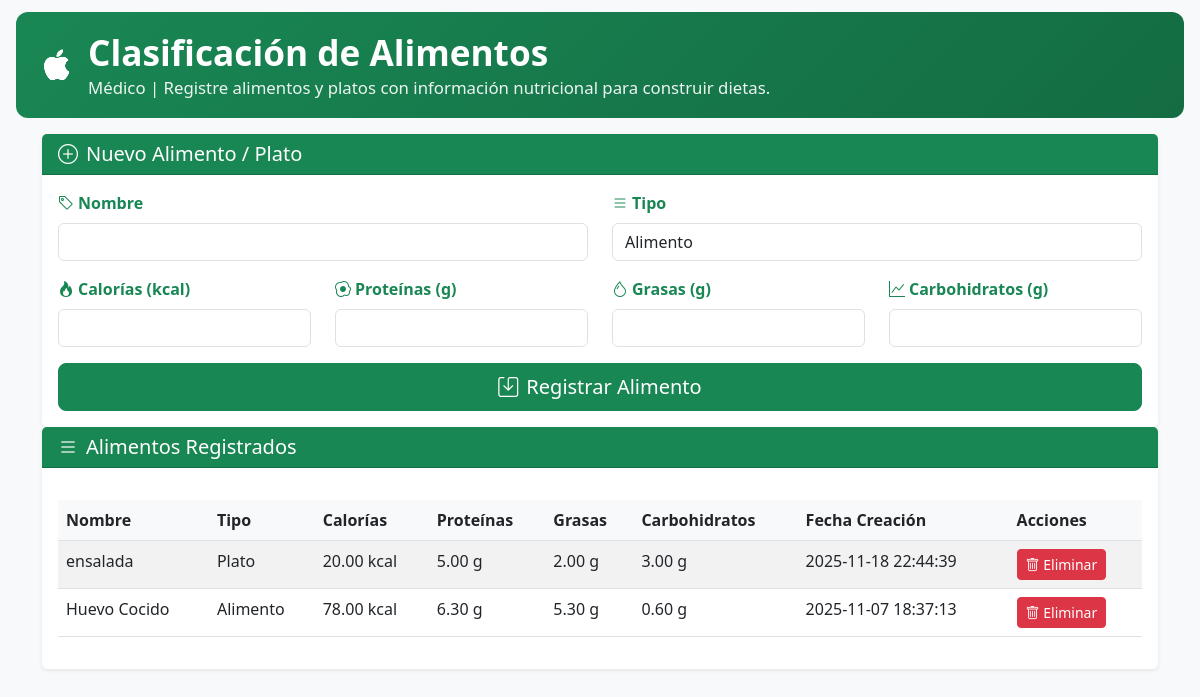
The app's page /Clasificacion_alimentos.php (signed in) with its own data.
### tables this page shows
CREATE TABLE `alimentos_nutricionales` (
  `id_alimento` int(11) NOT NULL,
  `nombre` varchar(255) NOT NULL,
  `tipo` enum('alimento','plato') NOT NULL,
  `calorias` decimal(10,2) NOT NULL,
  `proteinas` decimal(10,2) NOT NULL,
  `grasas` decimal(10,2) NOT NULL,
  `carbohidratos` decimal(10,2) NOT NULL,
  `created_by` int(11) NOT NULL,
  `fecha_creacion` datetime NOT NULL DEFAULT current_timestamp()
);

### Clasificacion_alimentos.php (the view, shortened to what this page needs)
<?php
require_once __DIR__ . '/db_connection.php';
$user_id = (int)$_SESSION['id_usuarios'];
$conexion->query("CREATE TABLE IF NOT EXISTS alimentos_nutricionales (
    id_alimento INT AUTO_INCREMENT PRIMARY KEY,
    nombre VARCHAR(255) NOT NULL,
    tipo ENUM('alimento', 'plato') NOT NULL,
    calorias DECIMAL(10,2) NOT NULL,
    proteinas DECIMAL(10,2) NOT NULL,
    grasas DECIMAL(10,2) NOT NULL,
    carbohidratos DECIMAL(10,2) NOT NULL,
    created_by INT NOT NULL,
    fecha_creacion DATETIME NOT NULL DEFAULT CURRENT_TIMESTAMP,
    INDEX idx_tipo (tipo),
    INDEX idx_created_by (created_by)
) ENGINE=InnoDB DEFAULT CHARSET=utf8mb4;");
$alimentos = [];
$sqlList = "SELECT id_alimento, nombre, tipo, calorias, proteinas, grasas, carbohidratos, fecha_creacion
            FROM alimentos_nutricionales
            WHERE created_by = ?
            ORDER BY fecha_creacion DESC";
$stmtList = $conexion->prepare($sqlList);
if ($stmtList) {
    $stmtList->bind_param('i', $user_id);
    if ($stmtList->execute()) {
        $res = $stmtList->get_result();
        while ($row = $res->fetch_assoc()) {
            $alimentos[] = $row;
        }
    }
}
?>
<!DOCTYPE html>
<html lang="es">
<head>
    <link href="https://cdn.jsdelivr.net/npm/bootstrap@5.3.0/dist/css/bootstrap.min.css" rel="stylesheet">
    <link rel="stylesheet" href="https://cdn.jsdelivr.net/npm/bootstrap-icons@1.10.0/font/bootstrap-icons.css">
</head>
<body>
    <div class="header-section d-flex align-items-center gap-3">
        <div class="medical-icon"><i class="bi bi-apple"></i></div>
        <div>
            <h1>Clasificación de Alimentos</h1>
            <p>Médico | Registre alimentos y platos con información nutricional para construir dietas.</p>
        </div>
    </div>
    <div class="container mb-5">
        <div class="card">
            <div class="card-header bg-primary text-white">
                <h5 class="card-title mb-0"><i class="bi bi-plus-circle me-2"></i>Nuevo Alimento / Plato</h5>
            </div>
            <div class="card-body">
                <form method="post">
                    <div class="row mb-3">
                        <div class="col-md-6">
                            <label for="nombre" class="form-label">
                                <i class="bi bi-tag me-1"></i>Nombre
                            </label>
                            <input type="text" class="form-control" id="nombre" name="nombre" required>
                        </div>
                        <div class="col-md-6">
                            <label for="tipo" class="form-label">
                                <i class="bi bi-list me-1"></i>Tipo
                            </label>
                            <select class="form-control" id="tipo" name="tipo" required>
                                <option value="alimento">Alimento</option>
                            </select>
                        </div>
                    </div>
                    <div class="row mb-3">
                        <div class="col-md-3">
                            <label for="calorias" class="form-label">
                                <i class="bi bi-fire me-1"></i>Calorías (kcal)
                            </label>
                            <input type="number" class="form-control" id="calorias" name="calorias" step="0.01" min="0" required>
                        </div>
                        <div class="col-md-3">
                            <label for="proteinas" class="form-label">
                                <i class="bi bi-egg-fried me-1"></i>Proteínas (g)
                            </label>
                            <input type="number" class="form-control" id="proteinas" name="proteinas" step="0.01" min="0" required>
                        </div>
                        <div class="col-md-3">
                            <label for="grasas" class="form-label">
                                <i class="bi bi-droplet me-1"></i>Grasas (g)
                            </label>
                            <input type="number" class="form-control" id="grasas" name="grasas" step="0.01" min="0" required>
                        </div>
                        <div class="col-md-3">
                            <label for="carbohidratos" class="form-label">
                                <i class="bi bi-graph-up me-1"></i>Carbohidratos (g)
                            </label>
                            <input type="number" class="form-control" id="carbohidratos" name="carbohidratos" step="0.01" min="0" required>
                        </div>
                    </div>
                    <div class="d-grid">
                        <button type="submit" class="btn btn-primary btn-lg">
                            <i class="bi bi-save me-2"></i>Registrar Alimento
                        </button>
                    </div>
                </form>
            </div>
        </div>
        <div class="card">
            <div class="card-header bg-primary text-white">
                <h5 class="card-title mb-0"><i class="bi bi-list me-2"></i>Alimentos Registrados</h5>
            </div>
            <div class="card-body">
                <?php if (empty($alimentos)): ?>
                    <p class="muted">No hay alimentos registrados aún.</p>
                <?php else: ?>
                    <div class="table-responsive">
                        <table class="table table-striped">
                            <thead>
                                <tr>
                                    <th>Nombre</th>
                                    <th>Tipo</th>
                                    <th>Calorías</th>
                                    <th>Proteínas</th>
                                    <th>Grasas</th>
                                    <th>Carbohidratos</th>
                                    <th>Fecha Creación</th>
                                    <th>Acciones</th>
                                </tr>
                            </thead>
                            <tbody>
                                <?php foreach ($alimentos as $alimento): ?>
                                    <tr>
                                        <td><?= htmlspecialchars($alimento['nombre'], ENT_QUOTES, 'UTF-8') ?></td>
                                        <td><?= htmlspecialchars(ucfirst($alimento['tipo']), ENT_QUOTES, 'UTF-8') ?></td>
                                        <td><?= htmlspecialchars($alimento['calorias'], ENT_QUOTES, 'UTF-8') ?> kcal</td>
                                        <td><?= htmlspecialchars($alimento['proteinas'], ENT_QUOTES, 'UTF-8') ?> g</td>
                                        <td><?= htmlspecialchars($alimento['grasas'], ENT_QUOTES, 'UTF-8') ?> g</td>
                                        <td><?= htmlspecialchars($alimento['carbohidratos'], ENT_QUOTES, 'UTF-8') ?> g</td>
                                        <td><?= htmlspecialchars($alimento['fecha_creacion'], ENT_QUOTES, 'UTF-8') ?></td>
                                        <td>
                                            <form method="post" style="display: inline;" onsubmit="return confirm('¿Está seguro de que desea eliminar este alimento?');">
                                                <button type="submit" class="btn btn-danger btn-sm">
                                                    <i class="bi bi-trash"></i> Eliminar
                                                </button>
                                            </form>
                                        </td>
                                    </tr>
                                <?php endforeach; ?>
                            </tbody>
                        </table>
                    </div>
                <?php endif; ?>
            </div>
        </div>
    </div>
</body>
</html>

### Clasificacion_alimentos.php (style rules this page uses)
body { background-color: #f8f9fa; }
.card { border: none; box-shadow: 0 0.125rem 0.25rem rgba(0, 0, 0, 0.075); }
.btn-primary { background-color: #198754; border-color: #198754; }
.bg-primary { background-color: #198754 !important; }
.form-label { font-weight: 600; color: #198754; }
.header-section { background: linear-gradient(135deg, #198754 0%, #146c43 100%); color: white; padding: 1.1rem 1.6rem; margin: 12px 1rem 1rem; border-radius: 12px; }
.header-section h1 { font-size: 2.2rem; font-weight: 700; margin: 0; line-height: 1.3; }
.header-section p { font-size: 1.05rem; opacity: 0.92; margin: 0; }
.medical-icon { font-size: 1.9rem; color: #ffffff; }
.table { margin-top: 1rem; }
.table th { background-color: #f8f9fa; font-weight: 600; }

### records on screen
alimentos_nutricionales: nombre "ensalada", tipo "Plato", calorias "20.00", proteinas "5.00", grasas "2.00", carbohidratos "3.00", fecha_creacion "2025-11-18 22:44:39"
alimentos_nutricionales: nombre "Huevo Cocido", tipo "Alimento", calorias "78.00", proteinas "6.30", grasas "5.30", carbohidratos "0.60", fecha_creacion "2025-11-07 18:37:13"
